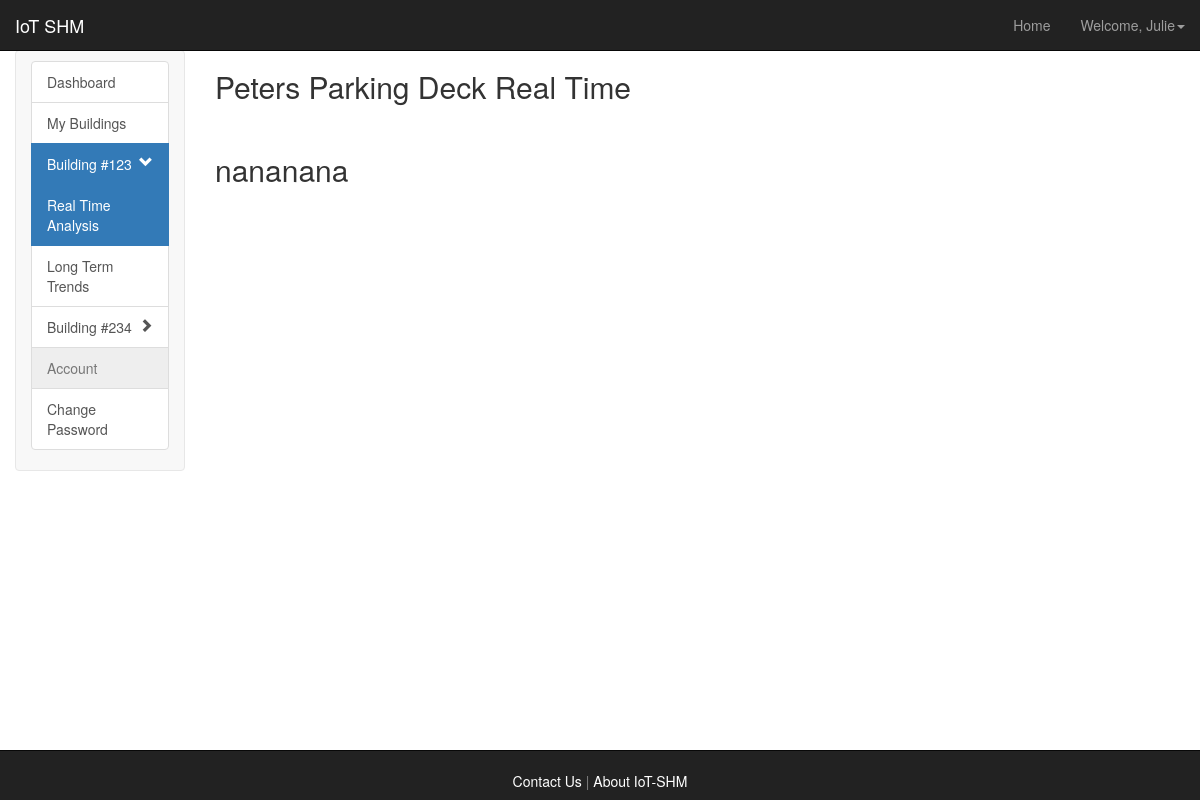
The app's page /iotshm/dashboard/123/real_time/ (signed in), older data.
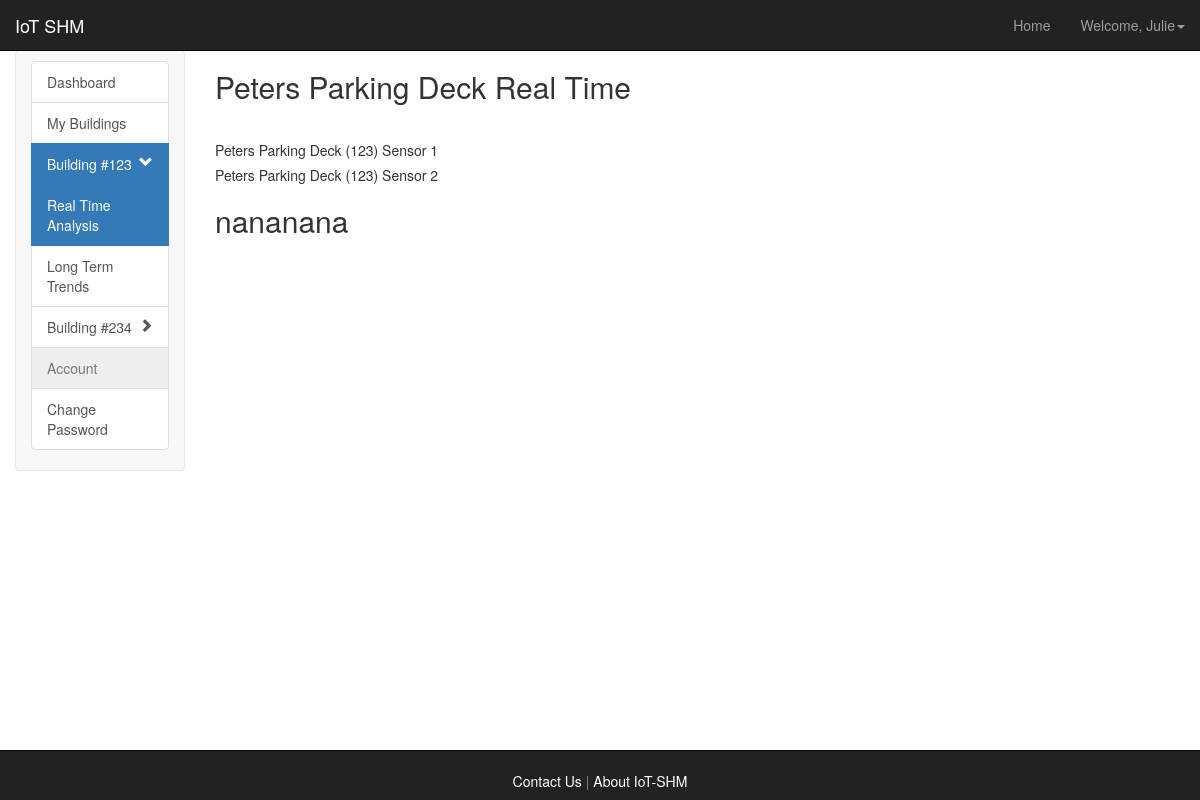
The same page, newer data.
### iotshm_dashboard/models.py (models this page shows, shortened)
class Building(models.Model):
    manager = models.ForeignKey(User)
    number = models.IntegerField(primary_key=True)
    name = models.CharField(max_length=300)
    address = models.CharField(max_length=300)
    city = models.CharField(max_length=100)
    state = USStateField()
    zipcode = models.IntegerField(max_length=5)
    def __str__(self):
        return "%s (%d)" % (self.name, self.number)

class Sensor(models.Model):
    building = models.ForeignKey(Building)
    id = models.IntegerField(primary_key=True)  # AutoField?
    class Meta:
        managed = True
        db_table = 'Sensor'

### iotshm_dashboard/views.py (the view)
# urls.py: url(r'^dashboard/(?P<building_num>\d+)/real_time/$', views.real_time, name='real_time'),
@login_required
def real_time(request, building_num):
    context = RequestContext(request)
    curr_building = Building.objects.get(number=building_num)
    if request.user.username == 'admin':
        data = {'sensors':Sensor.objects.filter(building=curr_building),
                'curr_building':curr_building,
                'buildings':Building.objects.all()}
    else:
        data = {'sensors':Sensor.objects.filter(building=curr_building),
                'curr_building':curr_building,
                'buildings':Building.objects.filter(manager=request.user)}
    return render_to_response('iotshm_dashboard/real_time.html', data, context)

### templates/iotshm_dashboard/real_time.html (shortened to what this page needs)
{% extends 'general/sidebar.html' %}
{% load bootstrap3 %}
{% load static %}
{% block nextto_sidebar %}
    <h2>{{curr_building.name}} Real Time</h2></br>
    {% for s in sensors %}
        <h5>{{ s.building }} Sensor {{ s.id }}</h5>
    {% endfor %}
    <div id="testing">
    <h2>nananana</h2>
    </div>
{% endblock %}

### templates/general/sidebar.html (shortened to what this page needs)
{% extends 'general/header_footer.html' %}
{% load bootstrap3 %}
{% block inside_headerfooter %}
    <div class="col-lg-2 col-md-3 col-sm-3 sidebar-nav">
      <div class="navbar navbar-default" role="navigation">
        <div class="sidebar navbar-collapse collapse sidebar-navbar-collapse">
          <div class="list-group">
              {% url 'iotshm_dashboard:dashboard' as dashboard %}
              {% url 'iotshm_dashboard:change_password' as change_password %}
              {% url 'iotshm_dashboard:my_buildings' as my_buildings %}
              <a
                  class="list-group-item{% if request.path == dashboard %} active{% endif %}"
                  href="{{ dashboard }}">Dashboard
              </a>
              <a type="button"
                  class="list-group-item{% if request.path == my_buildings %} active{% endif %}"
                  href="{{ my_buildings }}">My Buildings
              </a>
              {% for building in buildings %}
                  {% url 'iotshm_dashboard:real_time' building.number as real_time %}
                  {% url 'iotshm_dashboard:building_info' building.number as building_info %}
                  {% url 'iotshm_dashboard:long_term' building.number as long_term %}
                  <a
                      class="list-group-item{% if building == curr_building %} active{% endif %}"
                      {% if building == curr_building %}id = "active_building"{% endif %} value="{{ curr_building.number }}"
                      href="{{ building_info }}">Building #{{ building.number }}
                      <span class="pull-right glyphicon glyphicon-chevron-{% if building == curr_building %}down{% else %}right{% endif %}"></span>
                  </a>
                  {% if request.path == real_time or request.path == long_term or request.path == building_info %}
                      {% if building == curr_building %}
                      <a
                          class="list-group-item{% if request.path == real_time %} active{% endif %}"
                          href="{{ real_time }}">Real Time Analysis
                      </a>
                      <a
                          class="list-group-item{% if request.path == long_term %} active{% endif %}"
                          href="{{ long_term }}">Long Term Trends
                      </a>
                      {% endif %}
                  {% endif %}
              {% endfor %}
              <a type="button"  href="" class="list-group-item disabled">Account</a>
              <a
                  class="list-group-item{% if request.path == change_password %} active{% endif %}"
                  href="{{ change_password }}">Change Password
              </a>
          </div>
        </div>
      </div>
    </div>
    <div class="col-lg-10 col-md-9 col-sm-9" style="height:100%;background-color:rgba(255, 255, 255, 0.5)">
        {% block nextto_sidebar %}{% endblock %}
    </div>
{% endblock %}

### templates/general/header_footer.html (shortened to what this page needs)
{% load bootstrap3 %}
{% bootstrap_css %}
<html>
    <link href="{{ STATIC_URL }}style.css" rel="stylesheet" type="text/css"/>
    <body class="page-container" id="bgsplashcontainer">
        <div class="navbar navbar-inverse navbar-fixed-top" role="navigation">
            <div class="container-fluid">
                <div class="navbar-header">
                    <a class="navbar-brand" href="/iotshm/aboutiotshm/">IoT SHM</a>
                </div>
                <div class="navbar-collapse collapse" id="navbar-collapse collapse">
                    <ul class="nav navbar-nav navbar-right">
                        {% if user.is_authenticated %}
                            <li><a href="/iotshm/dashboard/">Home</a></li>
                            <li class="dropdown">
                                <a class="dropdown-toggle" data-toggle="dropdown" href="#">Welcome, {{ user.first_name|capfirst }}<span class="caret"></span></a>
                            </li>
                        {% else %}
                            <li><a href="/iotshm/">Home</a></li>
                            <li><a href="/iotshm/login/">Login</a></li>
                        {% endif %}
                    </ul>
                </div>
            </div>
        </div>
        {% block inside_headerfooter %}{% endblock %}
        <div align="center" class="navbar navbar-inverse navbar-fixed-bottom">
            </br><a align="left" href="/iotshm/contact/" style="color:white">Contact Us</a>
            <p style="display:inline; color:gray">   |   </p>
            <a align="right" href="/iotshm/aboutiotshm/" style="color:white">About IoT-SHM</a>
        </div>
    </body>
</html>

### iotshm_dashboard/static/style.css (style rules this page uses)
#bgsplashcontainer { background-image:url("img/tower.jpeg"); background-repeat:no-repeat; background-size: cover; }

### templates/general/header_footer.html (style rules this page uses)
body { padding-top: 50px; padding-bottom: 50px; }

Row changes from the older to the newer data that the page shows:
added Sensor: building "Peters Parking Deck (123)", id "1"
added Sensor: building "Peters Parking Deck (123)", id "2"
